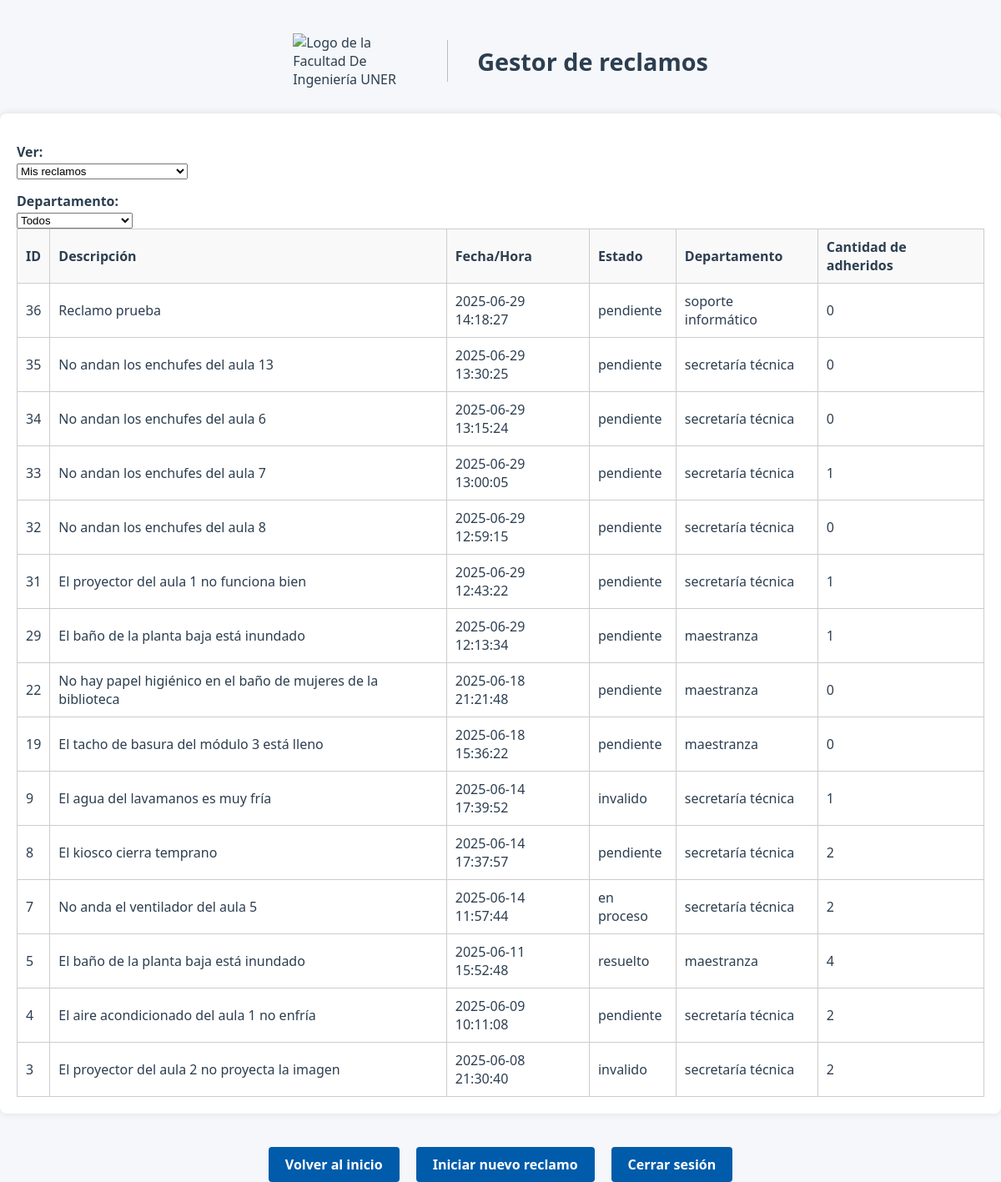
/listarReclamos (signed in), run on an earlier commit of the app's database.
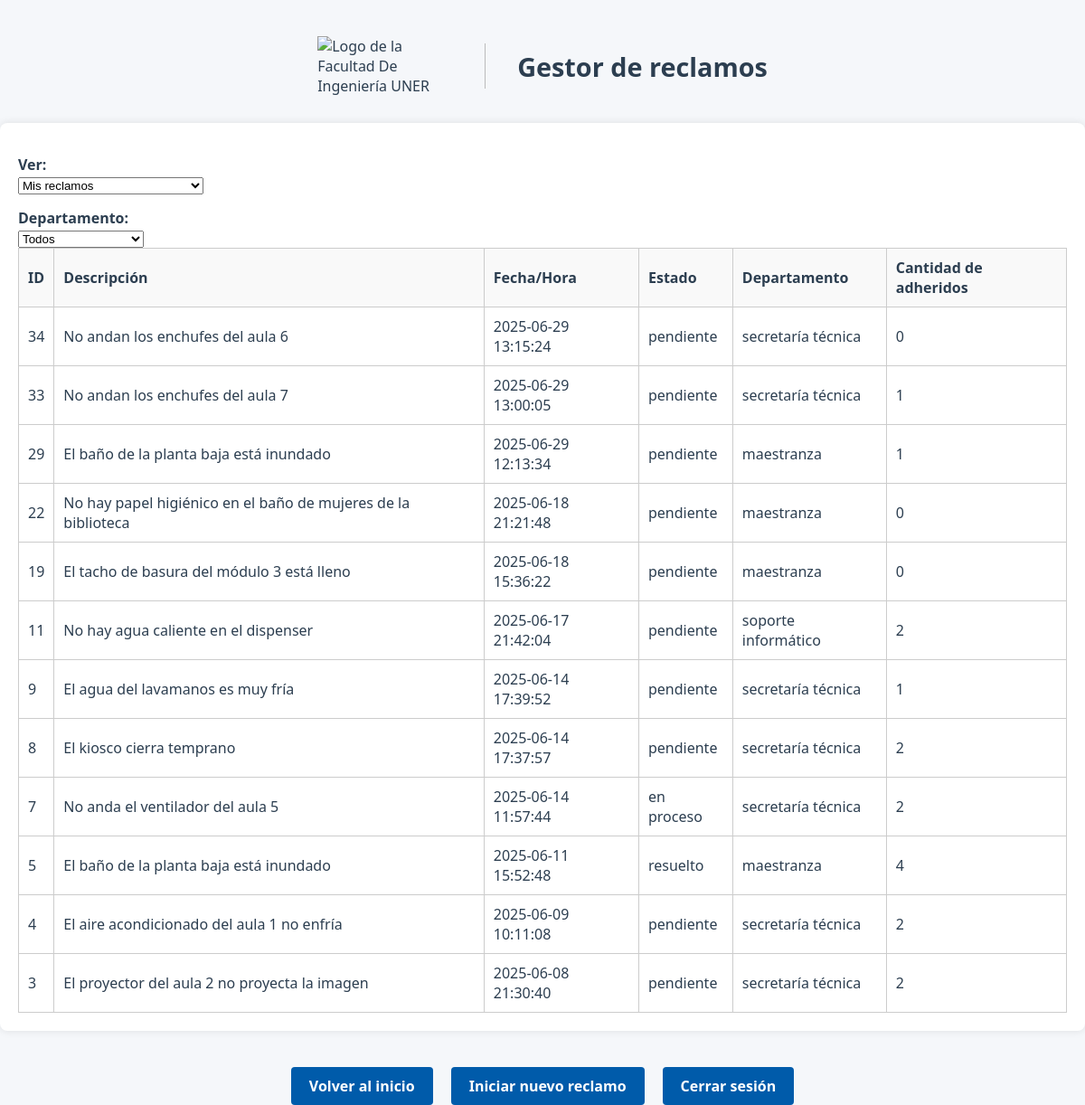
And on a later commit of the database.
### modules/modelosDTO.py (models this page shows, shortened)
class ModeloReclamo(Base):
    __tablename__ = 'Reclamos'
    id = Column(Integer(), primary_key=True, autoincrement=True)
    idUsuario = Column(Integer, ForeignKey('Usuarios.id'), nullable=False)
    fechaYHora = Column(String(50), nullable=False)  # Formato de fecha y hora
    estado = Column(String(20), nullable=False, default='pendiente')
    tiempoResolucion = Column(Integer, nullable=True, default=None)
    departamento = Column(String(20), nullable=False)
    numeroAdheridos = Column(Integer, nullable=False, default=0)
    descripcion = Column(Text, nullable=False)
    imagen = Column(String(255), nullable=True)
    usuariosAdheridos = relationship(
        "ModeloUsuario",
        secondary=asociacion_usuarios_adheridos,
        backref="reclamosAdheridos"
    ) #como definimos backref no hace falta poner la relacion inversa

### server.py (the view)
@app.route("/listarReclamos", methods=["GET", "POST"])
@login_required
def listarReclamos():
    username = current_user.nombre
    idUsuario = current_user.id
    filtroUsuario = request.form.get("filtroUsuario", "mios")
    filtroDepartamento = request.form.get("filtroDepartamento", "todos")
    if filtroUsuario == "todos":
        reclamosFiltrados = repoReclamo.obtenerRegistrosFiltro("estado", "pendiente")
    elif filtroUsuario == "mios":
        reclamosMios = repoReclamo.obtenerRegistrosFiltro("idUsuario", idUsuario)
        todosReclamos = repoReclamo.obtenerRegistrosTotales()
        reclamosAdheridos = [r for r in todosReclamos if idUsuario in r.usuariosAdheridos]
        reclamosFiltrados = list({r.id: r for r in reclamosMios + reclamosAdheridos}.values())
    if filtroDepartamento != "todos":
        reclamosFiltrados = [
            r for r in reclamosFiltrados if r.departamento == filtroDepartamento
        ]
    reclamosFiltrados = sorted(reclamosFiltrados, key=lambda r: r.id, reverse=True)
    return render_template(
        "listarReclamos.html",
        reclamos=reclamosFiltrados,
        username=username,
        idUsuario=idUsuario,
        filtro_usuario=filtroUsuario
    )

### modules/gestorLogin.py (called while the page is built)
    def __cargarUsuarioActual(self, idUsuario):
        usuario = self.__gestorUsuarios.cargarUsuario(idUsuario)
        if usuario:
            return FlaskLoginUser(usuario)
        return None

### modules/gestorUsuarios.py (called while the page is built)
    def cargarUsuario(self, idUsuario):
        registro = self.__repo.obtenerRegistroFiltro("id", idUsuario) #devuelve un objeto Usuario o None
        return registro.to_dict() if registro else None

### modules/reclamo.py (called while the page is built)
    @property
    def id(self):
        return self.__id

    @property
    def fechaYHora(self):
        return self.__fechaYHora

    @property
    def estado(self):
        return self.__estado

    @property
    def departamento(self):
        return self.__departamento

    @property
    def numeroAdheridos(self):
        return self.__numeroAdheridos

    @property
    def descripcion(self):
        return self.__descripcion

    @property
    def usuariosAdheridos(self):
        return self.__usuariosAdheridos

### modules/repositorioConcretoBD.py (called while the page is built)
    def obtenerRegistroFiltro(self, filtro, valor):
        modeloUsuario = self.__session.query(ModeloUsuario).filter_by(**{filtro:valor}).first()
        return self.__map_modelo_a_usuario(modeloUsuario) if modeloUsuario else None

    def __map_modelo_a_usuario(self, modeloUsuario: ModeloUsuario):
        return Usuario(
            id=modeloUsuario.id,  # Asumiendo que el modelo tiene un campo id
            nombre=modeloUsuario.nombre,
            apellido=modeloUsuario.apellido,
            email=modeloUsuario.email,
            nombreUsuario=modeloUsuario.nombreUsuario,
            rol=modeloUsuario.rol,
            password=modeloUsuario.password
        )

    def obtenerRegistrosFiltro(self, filtro, valor):
        if isinstance(valor, list) and len(valor) > 0:
            valor = valor[0]
        modeloReclamo = self.__session.query(ModeloReclamo).filter_by(**{filtro: valor}).all()
        if modeloReclamo:
            return [self.__map_modelo_a_reclamo(reclamo) for reclamo in modeloReclamo]
        return []

    def obtenerRegistrosTotales(self):
        modeloReclamo = self.__session.query(ModeloReclamo).all()
        return [self.__map_modelo_a_reclamo(reclamo) for reclamo in modeloReclamo]

### modules/usuario.py (called while the page is built)
    @property
    def id(self):
        return self.__id

    @property
    def nombre(self):
        return self.__nombre

    @property
    def apellido(self):
        return self.__apellido

    @property
    def email(self):
        return self.__email

    @property
    def nombreUsuario(self):
        return self.__nombreUsuario

### templates/listarReclamos.html (shortened to what this page needs)
<!DOCTYPE html>
<html lang="es">
<head>
    <link rel="stylesheet" href="{{ url_for('static', filename='style.css') }}">
</head>
<body>
    <div class="header">
        <img src="{{ url_for('static', filename='logoFiuner.png') }}" alt="Logo de la Facultad De Ingeniería UNER" class="logo" width="150" height="50">
        <h1>Gestor de reclamos</h1>
    </div>
<div class="tabla-reclamos">
    <form method="post" action="{{ url_for('listarReclamos') }}">
        <div class="filtros-superiores">
            <label for="filtroUsuario">Ver:</label>
            <select name="filtroUsuario" onchange="this.form.submit()">
                <option value="mios" {% if request.form.get('filtroUsuario') == 'mios' %}selected{% endif %}>Mis reclamos</option>
            </select>
            <label for="filtroDepartamento">Departamento:</label>
            <select name="filtroDepartamento" onchange="this.form.submit()">
                <option value="todos" {% if request.form.get('filtroDepartamento') == 'todos' %}selected{% endif %}>Todos</option>
            </select>
        </div>
    </form>
    <table>
        <thead>
            <tr>
                <th>ID</th>
                <th>Descripción</th>
                <th>Fecha/Hora</th>
                <th>Estado</th>
                <th>Departamento</th>
                <th>Cantidad de adheridos</th>
            </tr>
        </thead>
        <tbody>
            {% if reclamos %}
                {% for reclamo in reclamos %}
                    <tr>
                        <td>{{ reclamo.id }}</td>
                        <td>{{ reclamo.descripcion }}</td>
                        <td>{{ reclamo.fechaYHora }}</td>
                        <td>{{ reclamo.estado }}</td>
                        <td>{{ reclamo.departamento }}</td>
                        <td>{{ reclamo.numeroAdheridos }}</td>
                    </tr>
                {% endfor %}
            {% else %}
                <tr>
                    <td colspan="7" style="text-align: center;">No hay reclamos para mostrar.</td>
                </tr>
            {% endif %}
        </tbody>
    </table>
</div>
    <div class="botones">
        <a href="{{ url_for('bienvenido') }}" class="btn-registro">Volver al inicio</a>
        <a href="{{ url_for('crearReclamos') }}" class="btn-registro">Iniciar nuevo reclamo</a>
        <a href="{{ url_for('logout') }}" class="btn-registro">Cerrar sesión</a>
    </div>
</body>
</html>

### static/style.css (style rules this page uses)
.header { display: flex; align-items: center; justify-content: center; gap: 20px; margin-top: 40px; padding: 0 20px; text-align: left; flex-wrap: wrap; }
body { font-family: 'Segoe UI', 'Roboto', 'Helvetica Neue', sans-serif; background-color: #f5f7fa; color: #2c3e50; margin: 0; padding: 0; min-height: 100vh; }
.logo { width: 150px; height: auto; }
h1 { font-size: 1.8em; color: #2c3e50; margin: 0; }
.btn-registro, .links { display: inline-block; padding: 10px 20px; background-color: #005baa; color: #fff !important; border: none; border-radius: 4px; text-decoration: none; font-weight: bold; margin-top: 10px; transition: background 0.2s; cursor: pointer; }
form { background-color: transparent; padding: 0; margin-top: 0; border-radius: 0; box-shadow: none; width: 100%; max-width: none; }
label { display: block; margin-top: 15px; font-weight: 600; }
.botones { display: flex; gap: 20px; flex-wrap: wrap; justify-content: center; margin-top: 20px; }
.tabla-reclamos { background-color: white; width: 100%; padding: 20px; box-sizing: border-box; border-radius: 8px; box-shadow: 0 0 10px rgba(0,0,0,0.1); margin-top: 30px; }
.tabla-reclamos table { width: 100%; border-collapse: collapse; }
.tabla-reclamos th, .tabla-reclamos td { padding: 10px; border: 1px solid #ccc; text-align: left; }
.tabla-reclamos thead { background-color: #f9f9f9; }
.botones { margin-top: 30px; text-align: center; }
.header { display: flex; align-items: center; gap: 15px; margin-bottom: 20px; }

What changed in the data, as far as the page shows it:
removed ModeloReclamo: id "36", descripcion "Reclamo prueba", fechaYHora "2025-06-29 14:18:27", estado "pendiente", departamento "soporte informático", numeroAdheridos "0"
removed ModeloReclamo: id "35", descripcion "No andan los enchufes del aula 13", fechaYHora "2025-06-29 13:30:25", estado "pendiente", departamento "secretaría técnica", numeroAdheridos "0"
removed ModeloReclamo: id "32", descripcion "No andan los enchufes del aula 8", fechaYHora "2025-06-29 12:59:15", estado "pendiente", departamento "secretaría técnica", numeroAdheridos "0"
removed ModeloReclamo: id "31", descripcion "El proyector del aula 1 no funciona bien", fechaYHora "2025-06-29 12:43:22", estado "pendiente", departamento "secretaría técnica", numeroAdheridos "1"
now on this page (row edited): ModeloReclamo: id "11", descripcion "No hay agua caliente en el dispenser", fechaYHora "2025-06-17 21:42:04", estado "pendiente", departamento "soporte informático", numeroAdheridos "2"
changed ModeloReclamo "El agua del lavamanos es muy fría": estado "invalido" → "pendiente"
changed ModeloReclamo "El proyector del aula 2 no proyecta la imagen": estado "invalido" → "pendiente"
